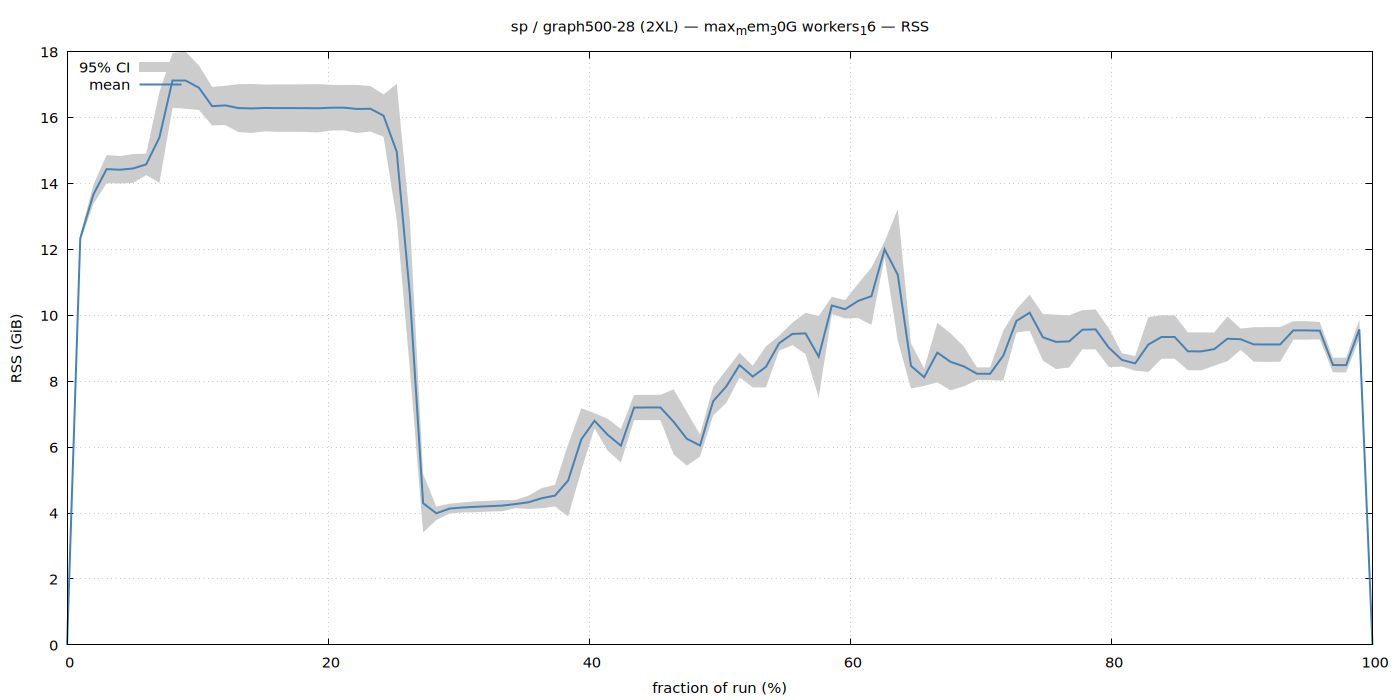

Reproduce this figure in gnuplot.
set terminal pngcairo size 1400,700 enhanced font 'Sans,11'
set output '/home/ubuntu/nvm/gfrs/sp/2XL/graph500-28/max_mem_30G_workers_16/rss.png'
set title "sp / graph500-28 (2XL) — max_mem_30G workers_16 — RSS"
set xlabel 'fraction of run (%)'
set ylabel 'RSS (GiB)'
set grid
set key top left
set yrange [0:*]
plot '/home/ubuntu/nvm/gfrs/sp/2XL/graph500-28/max_mem_30G_workers_16/rss.dat' using 1:3:4 with filledcurves lc rgb '#cccccc' title '95% CI', \
     '' using 1:2 with lines lw 2 lc rgb '#4682b4' title 'mean'
